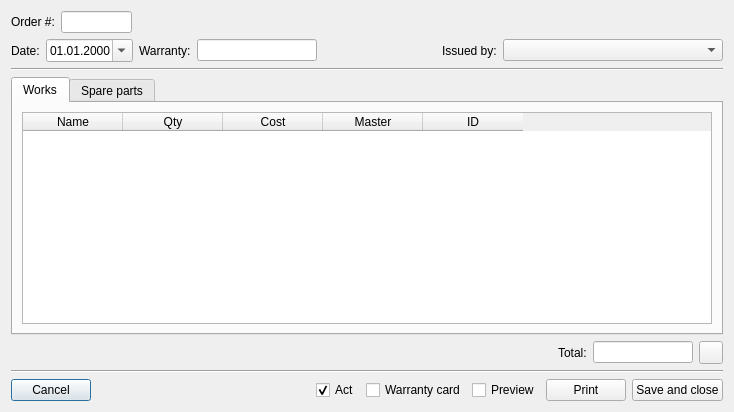
<?xml version="1.0" encoding="UTF-8"?>
<ui version="4.0">
 <class>GiveOrder</class>
 <widget class="QDialog" name="GiveOrder">
  <property name="geometry">
   <rect>
    <x>0</x>
    <y>0</y>
    <width>734</width>
    <height>412</height>
   </rect>
  </property>
  <property name="windowTitle">
   <string>Issue off repair</string>
  </property>
  <property name="windowIcon">
   <iconset resource="Icons.qrc">
    <normaloff>:/icons/icons/page_hammer_go.png</normaloff>:/icons/icons/page_hammer_go.png</iconset>
  </property>
  <layout class="QVBoxLayout" name="verticalLayout_3">
   <item>
    <layout class="QHBoxLayout" name="horizontalLayout_2">
     <item>
      <widget class="QLabel" name="label">
       <property name="text">
        <string>Order #:</string>
       </property>
      </widget>
     </item>
     <item>
      <widget class="QLineEdit" name="eOrderID">
       <property name="minimumSize">
        <size>
         <width>71</width>
         <height>0</height>
        </size>
       </property>
       <property name="maximumSize">
        <size>
         <width>71</width>
         <height>16777215</height>
        </size>
       </property>
      </widget>
     </item>
     <item>
      <spacer name="horizontalSpacer_6">
       <property name="orientation">
        <enum>Qt::Horizontal</enum>
       </property>
       <property name="sizeHint" stdset="0">
        <size>
         <width>40</width>
         <height>20</height>
        </size>
       </property>
      </spacer>
     </item>
    </layout>
   </item>
   <item>
    <layout class="QHBoxLayout" name="horizontalLayout_3">
     <item>
      <widget class="QLabel" name="label_4">
       <property name="text">
        <string>Date:</string>
       </property>
      </widget>
     </item>
     <item>
      <widget class="QDateEdit" name="eDate">
       <property name="maximumSize">
        <size>
         <width>100</width>
         <height>16777215</height>
        </size>
       </property>
       <property name="displayFormat">
        <string>dd.MM.yyyy</string>
       </property>
       <property name="calendarPopup">
        <bool>true</bool>
       </property>
      </widget>
     </item>
     <item>
      <widget class="QLabel" name="label_3">
       <property name="text">
        <string>Warranty:</string>
       </property>
      </widget>
     </item>
     <item>
      <widget class="QLineEdit" name="eWarranty">
       <property name="minimumSize">
        <size>
         <width>83</width>
         <height>0</height>
        </size>
       </property>
       <property name="maximumSize">
        <size>
         <width>131</width>
         <height>16777215</height>
        </size>
       </property>
       <property name="toolTip">
        <string>&lt;html&gt;&lt;head/&gt;&lt;body&gt;&lt;p&gt;Text to print, for example, &amp;quot;100 days&amp;quot;&lt;/p&gt;&lt;/body&gt;&lt;/html&gt;</string>
       </property>
      </widget>
     </item>
     <item>
      <spacer name="horizontalSpacer_2">
       <property name="orientation">
        <enum>Qt::Horizontal</enum>
       </property>
       <property name="sizeHint" stdset="0">
        <size>
         <width>40</width>
         <height>20</height>
        </size>
       </property>
      </spacer>
     </item>
     <item>
      <widget class="QLabel" name="label_2">
       <property name="text">
        <string>Issued by:</string>
       </property>
      </widget>
     </item>
     <item>
      <widget class="QComboBox" name="eGiver">
       <property name="sizePolicy">
        <sizepolicy hsizetype="Expanding" vsizetype="Fixed">
         <horstretch>0</horstretch>
         <verstretch>0</verstretch>
        </sizepolicy>
       </property>
       <property name="minimumSize">
        <size>
         <width>220</width>
         <height>0</height>
        </size>
       </property>
       <property name="maximumSize">
        <size>
         <width>250</width>
         <height>16777215</height>
        </size>
       </property>
      </widget>
     </item>
    </layout>
   </item>
   <item>
    <widget class="Line" name="line">
     <property name="orientation">
      <enum>Qt::Horizontal</enum>
     </property>
    </widget>
   </item>
   <item>
    <widget class="QTabWidget" name="tw">
     <property name="currentIndex">
      <number>0</number>
     </property>
     <property name="documentMode">
      <bool>false</bool>
     </property>
     <property name="tabsClosable">
      <bool>false</bool>
     </property>
     <property name="movable">
      <bool>false</bool>
     </property>
     <widget class="QWidget" name="works">
      <attribute name="icon">
       <iconset>
        <normalon>:/icons/icons/hammer.png</normalon>
       </iconset>
      </attribute>
      <attribute name="title">
       <string>Works</string>
      </attribute>
      <layout class="QVBoxLayout" name="verticalLayout_2">
       <item>
        <widget class="QTableWidget" name="tvieww">
         <property name="selectionMode">
          <enum>QAbstractItemView::SingleSelection</enum>
         </property>
         <property name="selectionBehavior">
          <enum>QAbstractItemView::SelectRows</enum>
         </property>
         <property name="horizontalScrollMode">
          <enum>QAbstractItemView::ScrollPerPixel</enum>
         </property>
         <column>
          <property name="text">
           <string>Name</string>
          </property>
         </column>
         <column>
          <property name="text">
           <string>Qty</string>
          </property>
         </column>
         <column>
          <property name="text">
           <string>Cost</string>
          </property>
         </column>
         <column>
          <property name="text">
           <string>Master</string>
          </property>
         </column>
         <column>
          <property name="text">
           <string>ID</string>
          </property>
         </column>
        </widget>
       </item>
      </layout>
     </widget>
     <widget class="QWidget" name="spares">
      <attribute name="icon">
       <iconset>
        <normalon>:/icons/icons/processor.png</normalon>
       </iconset>
      </attribute>
      <attribute name="title">
       <string>Spare parts</string>
      </attribute>
      <layout class="QVBoxLayout" name="verticalLayout">
       <item>
        <widget class="QTableWidget" name="tviews">
         <property name="selectionMode">
          <enum>QAbstractItemView::SingleSelection</enum>
         </property>
         <property name="selectionBehavior">
          <enum>QAbstractItemView::SelectRows</enum>
         </property>
         <property name="horizontalScrollMode">
          <enum>QAbstractItemView::ScrollPerPixel</enum>
         </property>
         <column>
          <property name="text">
           <string>Name</string>
          </property>
         </column>
         <column>
          <property name="text">
           <string>Qty</string>
          </property>
         </column>
         <column>
          <property name="text">
           <string>Price</string>
          </property>
         </column>
         <column>
          <property name="text">
           <string>Work</string>
          </property>
         </column>
         <column>
          <property name="text">
           <string>ID</string>
          </property>
         </column>
        </widget>
       </item>
      </layout>
     </widget>
    </widget>
   </item>
   <item>
    <layout class="QHBoxLayout" name="horizontalLayout_6">
     <item>
      <spacer name="horizontalSpacer_5">
       <property name="orientation">
        <enum>Qt::Horizontal</enum>
       </property>
       <property name="sizeHint" stdset="0">
        <size>
         <width>40</width>
         <height>20</height>
        </size>
       </property>
      </spacer>
     </item>
     <item alignment="Qt::AlignRight">
      <widget class="QLabel" name="label_7">
       <property name="text">
        <string>Total:</string>
       </property>
      </widget>
     </item>
     <item>
      <widget class="QLineEdit" name="eSumm">
       <property name="enabled">
        <bool>true</bool>
       </property>
       <property name="minimumSize">
        <size>
         <width>50</width>
         <height>0</height>
        </size>
       </property>
       <property name="maximumSize">
        <size>
         <width>100</width>
         <height>16777215</height>
        </size>
       </property>
       <property name="readOnly">
        <bool>true</bool>
       </property>
      </widget>
     </item>
     <item>
      <widget class="QToolButton" name="bSumm">
       <property name="text">
        <string/>
       </property>
       <property name="icon">
        <iconset>
         <normalon>:/icons/icons/update.png</normalon>
        </iconset>
       </property>
      </widget>
     </item>
    </layout>
   </item>
   <item>
    <widget class="Line" name="line_2">
     <property name="orientation">
      <enum>Qt::Horizontal</enum>
     </property>
    </widget>
   </item>
   <item>
    <layout class="QHBoxLayout" name="horizontalLayout">
     <item>
      <widget class="QPushButton" name="bCancel">
       <property name="text">
        <string>Cancel</string>
       </property>
       <property name="icon">
        <iconset>
         <normalon>:/icons/icons/door_out.png</normalon>
        </iconset>
       </property>
      </widget>
     </item>
     <item>
      <spacer name="horizontalSpacer">
       <property name="orientation">
        <enum>Qt::Horizontal</enum>
       </property>
       <property name="sizeHint" stdset="0">
        <size>
         <width>40</width>
         <height>20</height>
        </size>
       </property>
      </spacer>
     </item>
     <item>
      <widget class="QCheckBox" name="cAct">
       <property name="text">
        <string>Act</string>
       </property>
       <property name="checked">
        <bool>true</bool>
       </property>
      </widget>
     </item>
     <item>
      <widget class="QCheckBox" name="cWarranty">
       <property name="text">
        <string>Warranty card</string>
       </property>
      </widget>
     </item>
     <item>
      <widget class="QCheckBox" name="cPreview">
       <property name="text">
        <string>Preview</string>
       </property>
      </widget>
     </item>
     <item>
      <widget class="QPushButton" name="bPrint">
       <property name="text">
        <string>Print</string>
       </property>
       <property name="icon">
        <iconset>
         <normalon>:/icons/icons/printer.png</normalon>
        </iconset>
       </property>
      </widget>
     </item>
     <item>
      <widget class="QPushButton" name="bSave">
       <property name="text">
        <string>Save and close</string>
       </property>
       <property name="icon">
        <iconset>
         <normalon>:/icons/icons/page_save.png</normalon>
        </iconset>
       </property>
      </widget>
     </item>
    </layout>
   </item>
  </layout>
 </widget>
 <tabstops>
  <tabstop>eOrderID</tabstop>
  <tabstop>eDate</tabstop>
  <tabstop>eWarranty</tabstop>
  <tabstop>eGiver</tabstop>
  <tabstop>tw</tabstop>
  <tabstop>tvieww</tabstop>
  <tabstop>tviews</tabstop>
  <tabstop>eSumm</tabstop>
  <tabstop>bSumm</tabstop>
  <tabstop>bPrint</tabstop>
  <tabstop>bSave</tabstop>
  <tabstop>cAct</tabstop>
  <tabstop>cWarranty</tabstop>
  <tabstop>cPreview</tabstop>
  <tabstop>bCancel</tabstop>
 </tabstops>
 <resources>
  <include location="Icons.qrc"/>
 </resources>
 <connections/>
</ui>
